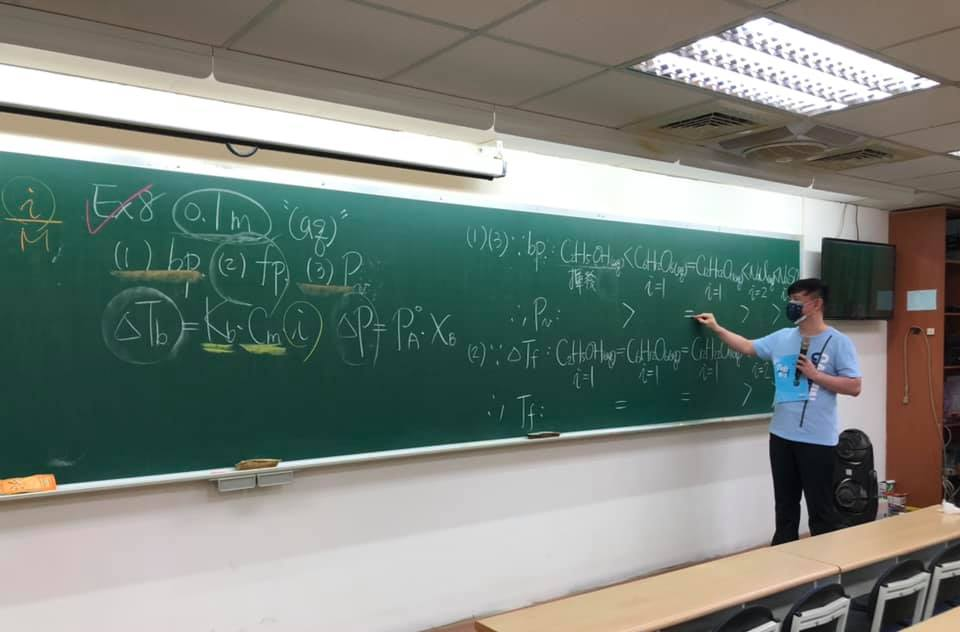
#> input picture hw3/resource/harvard1.jpg, 960 x 632 px; its folder holds only this picture in this run
$ python part5.py
#> lines starting #> are read from the running program, lines starting #| are printed output that depends on the picture; after the words box and inside, x2 and y2 are one past the last pixel; in counts of white or black regions, pixels touching at a corner belong together; pictures that were not available may be replaced by others from this repository, and a replacement may not be noted
### hw3/src/utils.py
import numpy as np
from cv2 import aruco

"""
    This function should return a 3-by-3 homography matrix,
    u, v are N-by-2 matrices, representing N corresponding points for v = T(u)
    :param u: N-by-2 source pixel location matrices
    :param v: N-by-2 destination pixel location matrices
    :return:
"""
def solve_homography(u, v):
    N = u.shape[0]
    H = None

    if v.shape[0] is not N:
        print('u and v should have the same size')
        return None
    if N < 4:
        print('At least 4 points should be given')

    # TODO: 1.forming A
    ux = u[:,0].reshape((N,1))
    uy = u[:,1].reshape((N,1))
    vx = v[:,0].reshape((N,1))
    vy = v[:,1].reshape((N,1))

    upA   = np.concatenate( (ux, uy, np.ones((N,1)), np.zeros((N,3)), -1*np.multiply(ux,vx), -1*np.multiply(uy,vx), -1*vx), axis=1 );
    downA = np.concatenate( (np.zeros((N,3)), ux, uy, np.ones((N,1)), -1*np.multiply(ux, vy), -1*np.multiply(uy,vy), -1*vy), axis=1 );
    A     = np.concatenate( (upA, downA), axis=0 );

    # TODO: 2.solve H with A
    U, S, VT = np.linalg.svd(A)
    h = VT[-1,:]/VT[-1,-1]
    H = h.reshape(3, 3)
    return H


"""
    Perform forward/backward warpping without for loops. i.e.
    for all pixels in src(xmin~xmax, ymin~ymax),  warp to destination
          (xmin=0,ymin=0)  source                       destination
                         |--------|              |------------------------|
                         |        |              |                        |
                         |        |     warp     |                        |
    forward warp         |        |  --------->  |                        |
                         |        |              |                        |
                         |--------|              |------------------------|
                                 (xmax=w,ymax=h)

    for all pixels in dst(xmin~xmax, ymin~ymax),  sample from source
                            source                       destination
                         |--------|              |------------------------|
                         |        |              | (xmin,ymin)            |
                         |        |     warp     |           |--|         |
    backward warp        |        |  <---------  |           |__|         |
                         |        |              |             (xmax,ymax)|
                         |--------|              |------------------------|

    :param src: source image
    :param dst: destination output image
    :param H:
    :param ymin: lower vertical bound of the destination(source, if forward warp) pixel coordinate
    :param ymax: upper vertical bound of the destination(source, if forward warp) pixel coordinate
    :param xmin: lower horizontal bound of the destination(source, if forward warp) pixel coordinate
    :param xmax: upper horizontal bound of the destination(source, if forward warp) pixel coordinate
    :param direction: indicates backward warping or forward warping
    :return: destination output image
"""

def warping(src, dst, H, ymin, ymax, xmin, xmax, direction='b'):
    h_src, w_src, ch = src.shape
    h_dst, w_dst, ch = dst.shape
    H_inv = np.linalg.inv(H)

    # TODO: 1.meshgrid the (x,y) coordinate pairs
    # TODO: 2.reshape the destination pixels as N x 3 homogeneous coordinate
    xc, yc = np.meshgrid(np.arange(xmin, xmax, 1), np.arange(ymin, ymax, 1), sparse = False)
    xrow = xc.reshape(( 1,(xmax-xmin)*(ymax-ymin) ))
    yrow = yc.reshape(( 1,(xmax-xmin)*(ymax-ymin) ))
    onerow =  np.ones(( 1,(xmax-xmin)*(ymax-ymin) ))
    M = np.concatenate((xrow, yrow, onerow), axis = 0)

    if direction == 'b':
        # TODO: 3.apply H_inv to the destination pixels and retrieve (u,v) pixels, then reshape to (ymax-ymin),(xmax-xmin)
        Mbar = np.dot(H_inv,M)
        Mbar = np.divide(Mbar, Mbar[-1,:])
        srcy = np.round( Mbar[1,:].reshape((ymax-ymin, xmax-xmin)) ).astype(int)
        srcx = np.round( Mbar[0,:].reshape((ymax-ymin, xmax-xmin)) ).astype(int)

        # TODO: 4.calculate the mask of the transformed coordinate (should not exceed the boundaries of source image)
        # TODO: 5.sample the source image with the masked and reshaped transformed coordinates
        h_mask = (0<srcy)*(srcy<h_src)
        w_mask = (0<srcx)*(srcx<w_src)
        mask   = h_mask*w_mask

        # TODO: 6. assign to destination image with proper masking
        dst[yc[mask], xc[mask]] = src[srcy[mask], srcx[mask]]

    elif direction == 'f':
        # TODO: 3.apply H to the source pixels and retrieve (u,v) pixels, then reshape to (ymax-ymin),(xmax-xmin)
        Mbar = np.dot(H,M)
        Mbar = np.divide(Mbar, Mbar[-1,:])
        dsty = np.round(Mbar[1,:].reshape(ymax-ymin,xmax-xmin)).astype(int)
        dstx = np.round(Mbar[0,:].reshape(ymax-ymin,xmax-xmin)).astype(int)

        # TODO: 4.calculate the mask of the transformed coordinate (should not exceed the boundaries of destination image)
        # TODO: 5.filter the valid coordinates using previous obtained mask
        # TODO: 6. assign to destination image using advanced array indicing
        dst[np.clip(dsty, 0, dst.shape[0]-1), np.clip(dstx, 0, dst.shape[1]-1)] = src

    return dst

### hw3/src/part5.py
import numpy as np
import cv2
import random
from tqdm import tqdm
from utils import solve_homography, warping

random.seed(999)

def panorama(imgs):
    """
    Image stitching with estimated homograpy between consecutive
    :param imgs: list of images to be stitched
    :return: stitched panorama
    """
    h_max = max([x.shape[0] for x in imgs])
    w_max = sum([x.shape[1] for x in imgs])

    # create the final stitched canvas
    dst = np.zeros((h_max, w_max, imgs[0].shape[2]), dtype=np.uint8)
    dst[:imgs[0].shape[0], :imgs[0].shape[1]] = imgs[0]
    last_best_H = np.eye(3)
    out = None

    w = 0
    orb = cv2.ORB_create()
    bf = cv2.BFMatcher(cv2.NORM_HAMMING, crossCheck=False)
    # for all images to be stitched:
    for idx in range(len(imgs) - 1):
        im1 = imgs[idx]
        im2 = imgs[idx + 1]
        w  += im1.shape[1]

        # TODO: 1.feature detection & matching
        #refer to https://stackoverflow.com/questions/31690265/matching-features-with-orb-python-opencv
        kp1, des1 = orb.detectAndCompute(im1, None)
        kp2, des2 = orb.detectAndCompute(im2, None)
        matches = bf.knnMatch(des1, des2, k=2)
        goodu = []
        goodv = []

        for m,n in matches:
            if m.distance < 0.75 * n.distance:
                goodu.append(kp1[m.queryIdx].pt)
                goodv.append(kp2[m.trainIdx].pt)
        goodu = np.array(goodu)
        goodv = np.array(goodv)

        # TODO: 2. apply RANSAC to choose best H
        times = 5000
        threshold = 4
        inlineNmax = 0
        HNmax = np.eye(3)
        for i in range(0, times+1):
            random_u = np.zeros((4,2))
            random_v = np.zeros((4,2))
            for j in range(4):
                rint = random.randint(0, len(goodu)-1)
                random_u[j] = goodu[rint]
                random_v[j] = goodv[rint]
            H = solve_homography(random_v, random_u)

            onerow = np.ones((1,len(goodu)))
            M = np.concatenate( (np.transpose(goodv), onerow), axis=0)
            W = np.concatenate( (np.transpose(goodu), onerow), axis=0)
            Mbar = np.dot(H,M)
            Mbar = np.divide(Mbar, Mbar[-1,:])

            err  = np.linalg.norm((Mbar-W)[:-1,:], ord=1, axis=0)
            inlineN = sum(err<threshold)
            inline_u = goodu[err<threshold]
            inline_v = goodv[err<threshold]

            if inlineN > inlineNmax:
                inlineNmax = inlineN
                HNmax = H

        # TODO: 3. chain the homographies
        # TODO: 4. apply warping
        last_best_H = last_best_H.dot(HNmax)
        output = warping(im2, dst, last_best_H, 0, im2.shape[0], w, w+im2.shape[1], direction='b')

    return output


if __name__ == "__main__":

    # ================== Part 4: Panorama ========================
    # TODO: change the number of frames to be stitched
    FRAME_NUM = 2
    imgs = [cv2.imread('../resource/harvard{:d}.jpg'.format(x)) for x in range(1, FRAME_NUM + 1)]
#> imgs = 2 items
    output4 = panorama(imgs)
#> in panorama, `h_max = max([x.shape[0] for x in imgs])`: h_max = 632
#> in panorama, `w_max = sum([x.shape[1] for x in imgs])`: w_max = 1920
#> in panorama, `dst[:imgs[0].shape[0], :imgs[0].shape[1]] = imgs[0]`:
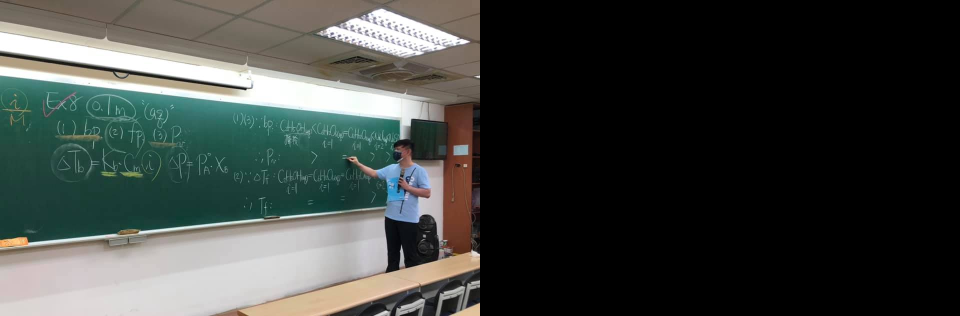
#> dst: shape (632, 1920, 3) (shown at 1/2 size); mean of channels 0, 1, 2 61.9, 65.4, 60.7; drawn as B, G, R
#> the loop in panorama, `for idx in range(len(imgs) - 1):` made 1 pass
#> (w, matches, times, threshold) on pass 1: (960, 500 matches, 5000, 4)
#> pass 1, in warping, `srcy = np.round( Mbar[1,:].reshape((ymax-ymin, xmax-xmin)) ).astype(int)`:
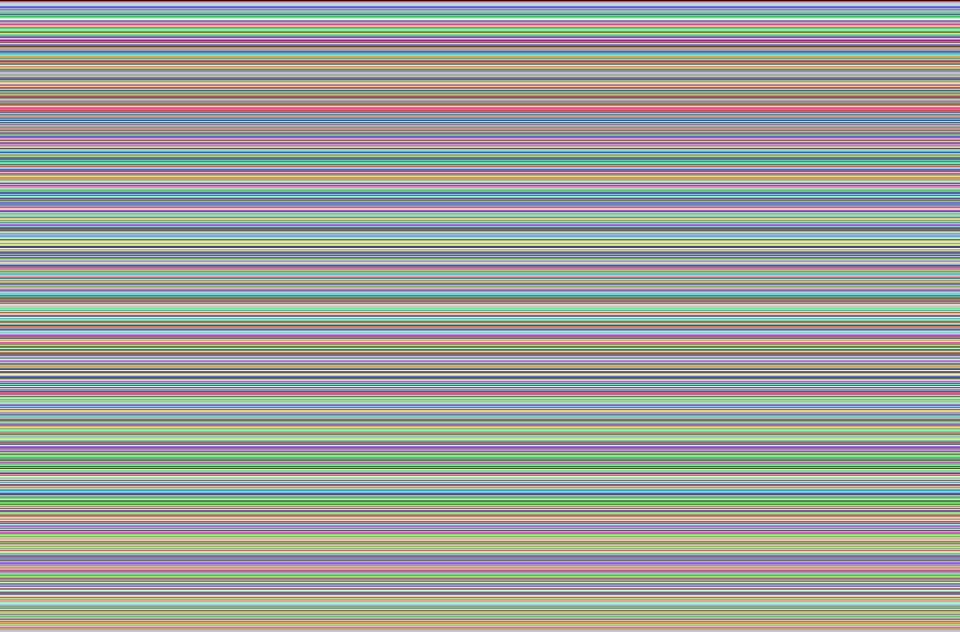
#> srcy: shape (632, 960) int64; 632 distinct labels, from 0 to 631; one colour per label, 0 black
#> pass 1, in warping, `srcx = np.round( Mbar[0,:].reshape((ymax-ymin, xmax-xmin)) ).astype(int)`:
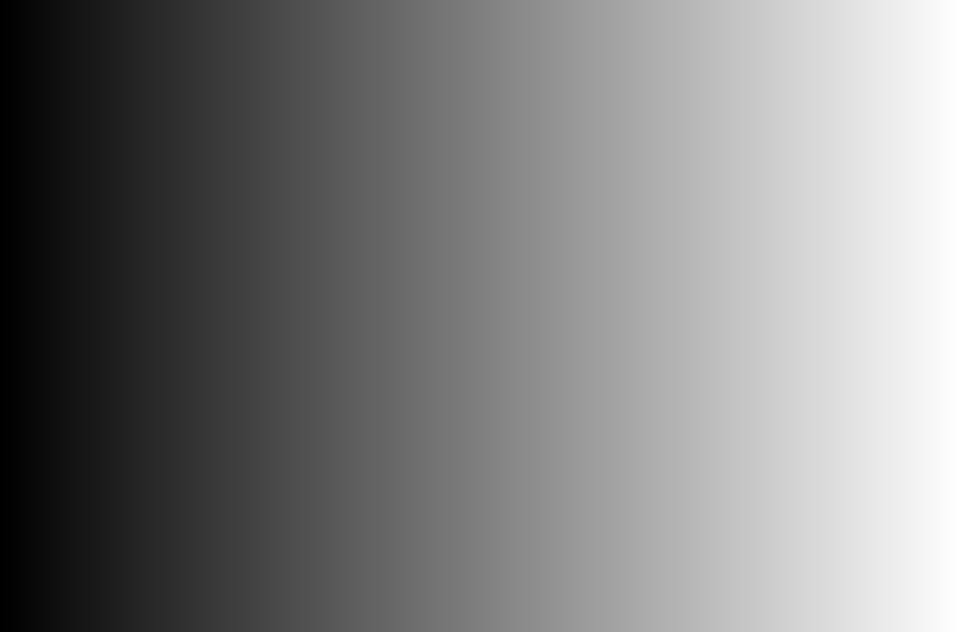
#> srcx: shape (632, 960) int64; min 960, max 1919, mean 1439.5; drawn with min black and max white
#> pass 1, in warping, `h_mask = (0<srcy)*(srcy<h_src)`:
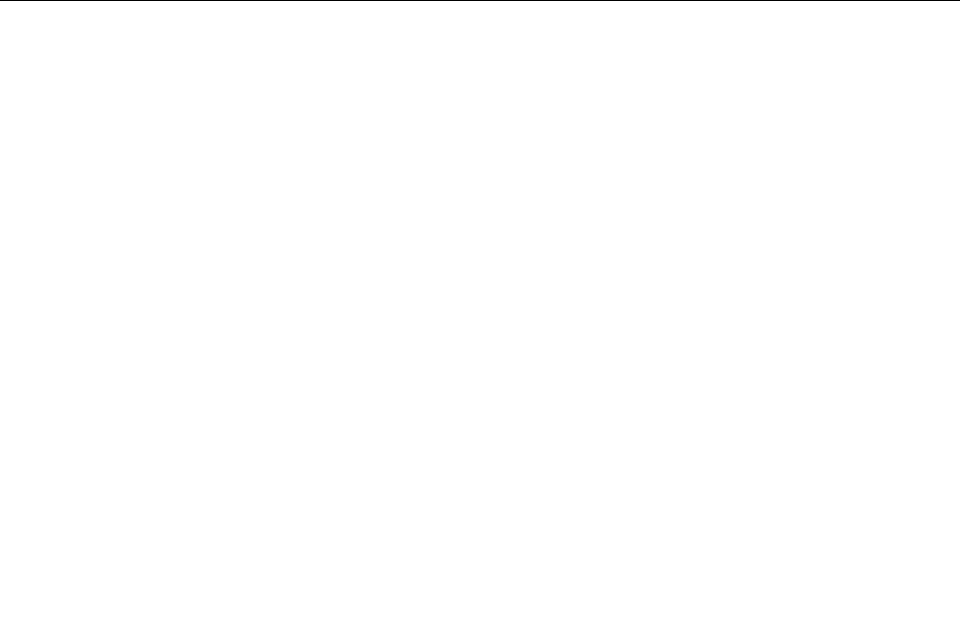
#> h_mask: shape (632, 960) bool; 99.8% white; black in thin lines or dots, all inside (x1, y1, x2, y2) = (0, 0, 960, 1)
#> in panorama, im1 is the input picture: shape (632, 960, 3); mean B, G, R 123.7, 130.8, 121.5
    cv2.imwrite('outputHV.png', output4)
